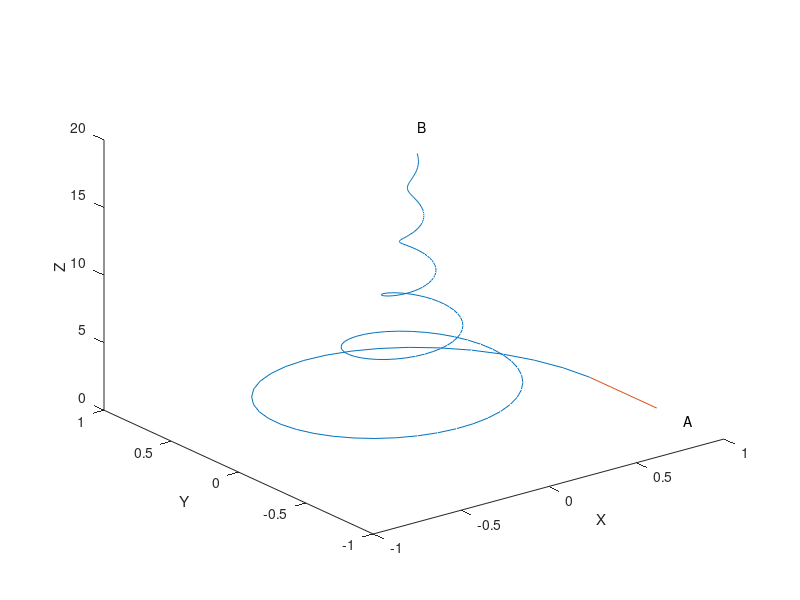

The MATLAB source for this figure:
% f2_12 same as L2_17
% Illustrates 2D plot.
% Copyright S. Nakamura, 1995
set(gcf, 'NumberTitle','off','Name', 'Figure 2.12; List 2.17')

clear,clf
t=0:0.1:20;
r= exp(-0.2*t);
th=pi*t*0.5;
z=t;
x=r.*cos(th);
y=r.*sin(th);
plot3(x,y,z)
hold on
plot3([1,1], [-0.5,0], [0,0])
text( 1,-0.7,0, 'A')
n=length(x);
text( x(n),y(n),z(n)+2,'B')
xlabel('X'); ylabel('Y'); zlabel('Z');
